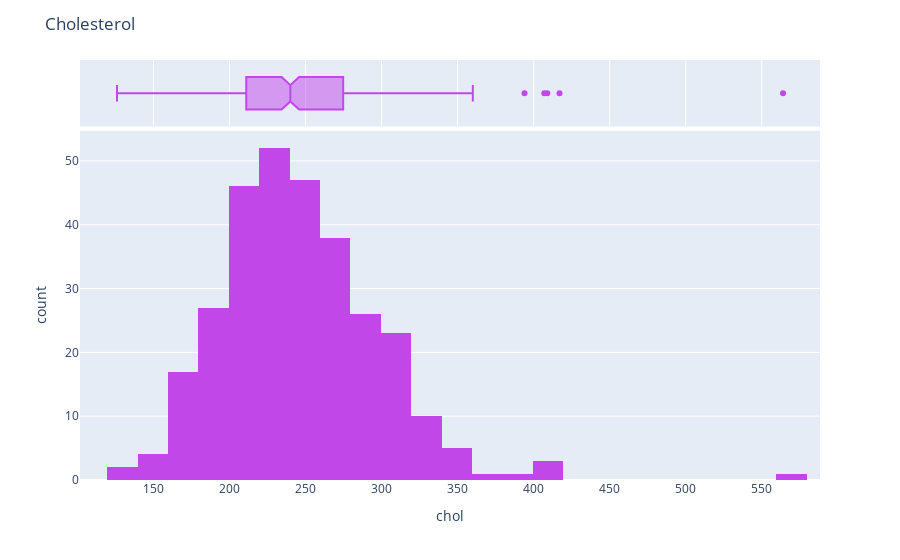

Write notebook code for a chart like this one.
### Markdown cell above
The distribution shown that patient with higher restingBP have more chances of heart disease.

### Code cell
#Checking the Distribution of Cholesterol

cls_his = px.histogram(data, x='chol', marginal='box', color_discrete_sequence=['#C147E9'] )
cls_his.update_layout(title='Cholesterol')
cls_his.show()

### Figure 1 — Plotly figure (JSON) as saved in the notebook; plotly's stock layout.template omitted (floating-point values rounded to 4 significant figures; data arrays with more than 128 entries replaced by an {"elided": "..."} marker saying what was removed)
{"data": [{"alignmentgroup": "True", "bingroup": "x", "hovertemplate": "chol=%{x}<br>count=%{y}<extra></extra>", "legendgroup": "", "marker": {"color": "#C147E9", "pattern": {"shape": ""}}, "name": "", "offsetgroup": "", "orientation": "v", "showlegend": false, "type": "histogram", "x": {"elided": "303 int values"}, "xaxis": "x", "yaxis": "y"}, {"alignmentgroup": "True", "hovertemplate": "chol=%{x}<extra></extra>", "legendgroup": "", "marker": {"color": "#C147E9"}, "name": "", "notched": true, "offsetgroup": "", "showlegend": false, "type": "box", "x": {"elided": "303 int values"}, "xaxis": "x2", "yaxis": "y2"}], "layout": {"barmode": "relative", "legend": {"tracegroupgap": 0}, "margin": {"t": 60}, "title": {"text": "Cholesterol"}, "xaxis": {"anchor": "y", "domain": [0, 1], "title": {"text": "chol"}}, "xaxis2": {"anchor": "y2", "domain": [0, 1], "matches": "x", "showgrid": true, "showticklabels": false}, "yaxis": {"anchor": "x", "domain": [0, 0.8316], "title": {"text": "count"}}, "yaxis2": {"anchor": "x2", "domain": [0.8416, 1], "matches": "y2", "showgrid": false, "showline": false, "showticklabels": false, "ticks": ""}}}
